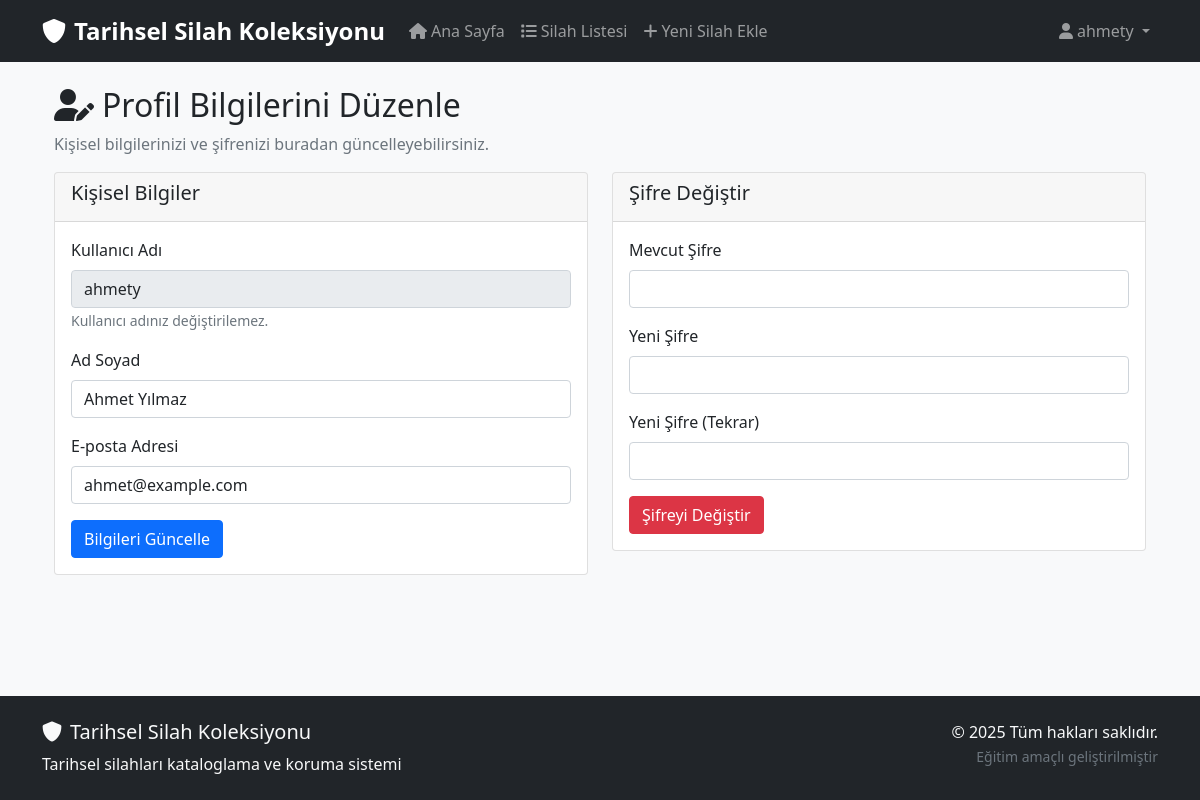
The page /auth/profile.php (signed in) on the database its author committed.
### tables this page shows
CREATE TABLE users (
    id INT AUTO_INCREMENT PRIMARY KEY,
    username VARCHAR(50) NOT NULL UNIQUE,
    email VARCHAR(100) NOT NULL UNIQUE,
    password_hash VARCHAR(255) NOT NULL,
    full_name VARCHAR(100) NULL,
    created_at TIMESTAMP DEFAULT CURRENT_TIMESTAMP
);

### classes/database.php (called while the page is built, shortened)
<?php
class Database {
    private $pdo;
    public function __construct() {
        $this->pdo = null;
        $dsn = "mysql:host=" . DB_HOST . ";dbname=" . DB_NAME . ";charset=" . DB_CHARSET;
        $options = [
            PDO::ATTR_ERRMODE => PDO::ERRMODE_EXCEPTION,
            PDO::ATTR_DEFAULT_FETCH_MODE => PDO::FETCH_ASSOC,
            PDO::ATTR_EMULATE_PREPARES => false,
        ];
        try {
            $this->pdo = new PDO($dsn, DB_USER, DB_PASS, $options);
        } catch (PDOException $e) {
            throw new Exception("Veritabanı bağlantısı başarısız oldu. Sunucu adresi doğru mu? Detay: " . $e->getMessage());
        }
    }
    public function getConnection() {
        return $this->pdo;
    }
}
?>

### classes/user.php (called while the page is built, shortened)
<?php
class User {
    private $conn;
    public function __construct($conn) {
        $this->conn = $conn;
    }
    public function getUserById($id) {
        $sql = "SELECT id, username, email, full_name, created_at FROM users WHERE id = :id";
        try {
            $stmt = $this->conn->prepare($sql);
            $stmt->bindParam(':id', $id);
            $stmt->execute();
            return $stmt->fetch();
        } catch (Exception $e) {
            $this->logError("Kullanıcı getir hatası: " . $e->getMessage() . " | Girdi: id=$id");
            return false;
        }
    }
}

### auth/profile.php (the view, shortened to what this page needs)
<?php
require_once '../classes/database.php';
require_once '../classes/user.php';
$db = new Database();
$userObj = new User($db->getConnection());
$userId = $_SESSION['user_id'];
$currentUser = $userObj->getUserById($userId);
include '../includes/header.php';
?>
<div class="container">
    <h2><i class="fas fa-user-edit me-2"></i>Profil Bilgilerini Düzenle</h2>
    <p class="text-muted">Kişisel bilgilerinizi ve şifrenizi buradan güncelleyebilirsiniz.</p>
    <div class="row">
        <div class="col-md-6">
            <div class="card">
                <div class="card-header">
                    <h5>Kişisel Bilgiler</h5>
                </div>
                <div class="card-body">
                    <form method="POST" action="">
                        <div class="mb-3">
                            <label for="username" class="form-label">Kullanıcı Adı</label>
                            <input type="text" class="form-control" id="username" value="<?php echo htmlspecialchars($currentUser['username']); ?>" disabled>
                            <small class="form-text text-muted">Kullanıcı adınız değiştirilemez.</small>
                        </div>
                        <div class="mb-3">
                            <label for="full_name" class="form-label">Ad Soyad</label>
                            <input type="text" class="form-control" id="full_name" name="full_name" value="<?php echo htmlspecialchars($currentUser['full_name']); ?>" required>
                        </div>
                        <div class="mb-3">
                            <label for="email" class="form-label">E-posta Adresi</label>
                            <input type="email" class="form-control" id="email" name="email" value="<?php echo htmlspecialchars($currentUser['email']); ?>" required>
                        </div>
                        <button type="submit" name="update_info" class="btn btn-primary">Bilgileri Güncelle</button>
                    </form>
                </div>
            </div>
        </div>
        <div class="col-md-6">
            <div class="card">
                <div class="card-header">
                    <h5>Şifre Değiştir</h5>
                </div>
                <div class="card-body">
                    <form method="POST" action="">
                        <div class="mb-3">
                            <label for="current_password" class="form-label">Mevcut Şifre</label>
                            <input type="password" class="form-control" id="current_password" name="current_password" required>
                        </div>
                        <div class="mb-3">
                            <label for="new_password" class="form-label">Yeni Şifre</label>
                            <input type="password" class="form-control" id="new_password" name="new_password" required>
                        </div>
                        <div class="mb-3">
                            <label for="confirm_password" class="form-label">Yeni Şifre (Tekrar)</label>
                            <input type="password" class="form-control" id="confirm_password" name="confirm_password" required>
                        </div>
                        <button type="submit" name="update_password" class="btn btn-danger">Şifreyi Değiştir</button>
                    </form>
                </div>
            </div>
        </div>
    </div>
</div>
<?php include '../includes/footer.php'; ?>

### css/style.css (style rules this page uses)
body { background-color: #f8f9fa; font-family: 'Segoe UI', Tahoma, Geneva, Verdana, sans-serif; }
html, body { height: 100%; }

### rows shown on the page
users: username "ahmety", full_name "Ahmet Yılmaz", email "ahmet@example.com"

### other values the page prints
$_SESSION['username'] "ahmety"
